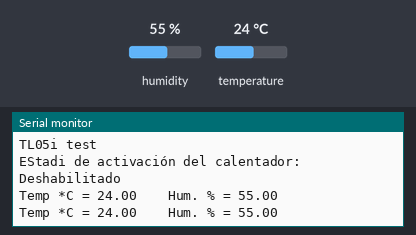
Simulated run of this sketch. Board: Arduino Uno, built with avr-gcc and run on an emulated ATmega328P. Shown: the last lines printed to the serial monitor. The inputs (shaded band) are chosen by the test bench; at power-on: humidity 55 %, temperature 24 °C.

Above: at 1.8 s.
1.9 s: humidity set to 22 %
At 3.0 s:
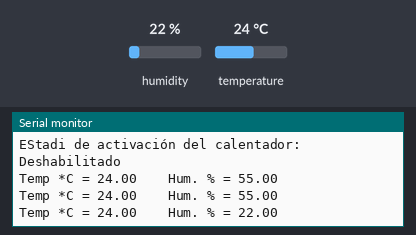
3.4 s: temperature set to 12 °C
At 4.7 s:
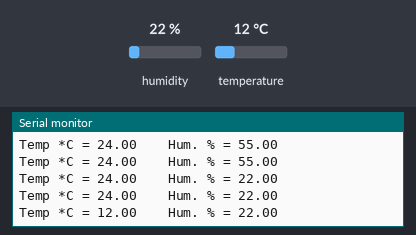
4.9 s: humidity set to 40 %
At 6.1 s:
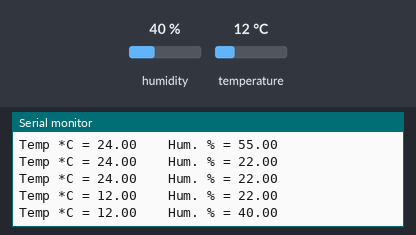
Timing chart, 0 to 7.9 s (numbered marks = the images above; inputs shaded):
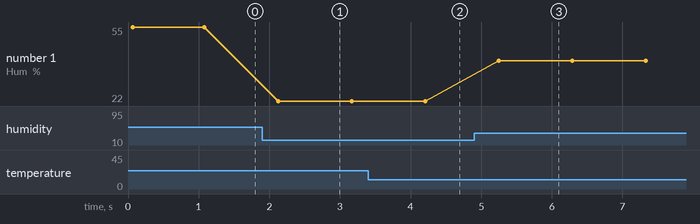

Measured:
- after the input at 1.9 s, the serial monitor: prints a new line after 0.22 s (image 1)
- after the input at 3.4 s, the serial monitor: prints a new line after 0.81 s (image 2)
- after the input at 4.9 s, the serial monitor: prints a new line after 0.35 s (image 3)
- plotted number 1: 55 → 22 after the input at 1.9 s, 22 → 40 after the input at 4.9 s

The sketch:

TL05i_Test.ino
```cpp
/***************************************************
Ejemplo para el uso del sensor TL05i por Angel Isidro - Tesla Lab Utilizando la libreria "Adafruit SHT31"
El TL05i es un sensor de temperatura basado en el sensor SHT30 de la serie SHT3x
del fabricante SENSIRION.
Este sensor funciona por el protocolo de comunicación I2C y su dirección I2C es 0x44
Puede verificar el DataSheet en el siguiente LINK -->
 https://github.com/teslalab/tl05i/blob/main/Sensirion_Humidity_Sensors_SHT3x_Datasheet.pdf
♥♥♥ Open source Hardaware / Software para todos ♥♥♥
****************************************************/

#include <Arduino.h>
#include <Wire.h>
#include "Adafruit_SHT31.h"

bool enableHeater = false;
uint8_t loopCnt = 0;

Adafruit_SHT31 sht31 = Adafruit_SHT31();

void setup() {
  Serial.begin(9600);

  while (!Serial)
    delay(10);     //Preparamos el Puerto serial
  Serial.println("TL05i test");
  if (! sht31.begin(0x44)) {   // Si la dirección I2C esta ocupada verique el DataSheet para el uso de la dirección alternativa 0x45
    Serial.println("No se puede encontrar el TL05i");
    while (1) delay(1);
  }

  Serial.print("EStadi de activación del calentador: ");
  if (sht31.isHeaterEnabled())
    Serial.println("Habilitado");
  else
    Serial.println("Deshabilitado");
}


void loop() {
  float t = sht31.readTemperature();
  float h = sht31.readHumidity();

  if (! isnan(t)) {  // Revisamos si esto no es un número
    Serial.print("Temp *C = "); Serial.print(t); Serial.print("\t\t");
  } else {
    Serial.println("No se puede leer la Temperatura");
  }

  if (! isnan(h)) {  // Revisamos si esto no es un número
    Serial.print("Hum. % = "); Serial.println(h);
  } else {
    Serial.println("No se puede leer la Humedad");
  }

  delay(1000);

  // Resolución de 3 grados, tiempo minimo para obtener medición 3 segundos
  if (++loopCnt == 30) {
    enableHeater = !enableHeater;
    sht31.heater(enableHeater);
    Serial.print("Heater Enabled State: ");
    if (sht31.isHeaterEnabled())
      Serial.println("ENABLED");
    else
      Serial.println("DISABLED");

    loopCnt = 0;
  }
}
```
